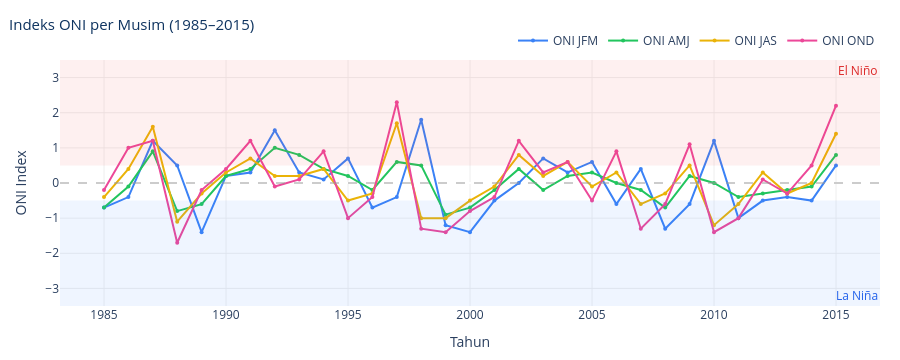

Notebook code cell kept with this figure:
### Markdown cell above
## 10. Time Series Indeks ONI per Musim (Tab 2)

Visualisasi Oceanic Niño Index (ONI) per musim dengan zona El Niño dan La Niña, identik dengan Tab 2.

### Code cell
fig_oni = go.Figure()
for s in SEASON_ORDER:
    if s in oni.columns:
        fig_oni.add_trace(go.Scatter(
            x=oni['Year'], y=oni[s],
            name=f"ONI {s}",
            line=dict(color=SEASON_COLORS[s], width=2),
            mode='lines+markers',
            marker=dict(size=4),
            hovertemplate=f'<b>ONI {s}</b><br>Tahun: %{{x}}<br>ONI: %{{y:.2f}}<extra></extra>'
        ))

# El Niño / La Niña bands
fig_oni.add_hrect(y0=0.5, y1=3.5, fillcolor='rgba(239,68,68,0.08)',
                  annotation_text="El Niño", annotation_position="top right",
                  annotation_font_color='#dc2626', line_width=0)
fig_oni.add_hrect(y0=-3.5, y1=-0.5, fillcolor='rgba(59,130,246,0.08)',
                  annotation_text="La Niña", annotation_position="bottom right",
                  annotation_font_color='#2563eb', line_width=0)
fig_oni.add_hline(y=0, line_dash='dash', line_color='#999', line_width=1)

fig_oni.update_layout(
    title=dict(text='Indeks ONI per Musim (1985–2015)',
               font=dict(size=15, color='#0f3460'), x=0.01),
    xaxis=dict(title='Tahun', showgrid=True, gridcolor='#eee'),
    yaxis=dict(title='ONI Index', showgrid=True, gridcolor='#eee'),
    plot_bgcolor='white',
    paper_bgcolor='white',
    legend=dict(orientation='h', yanchor='bottom', y=1.02, xanchor='right', x=1),
    height=360,
    margin=dict(l=60, r=20, t=60, b=50),
    hovermode='x unified'
)
fig_oni.show()

### Figure 1 — Plotly figure (JSON) as saved in the notebook; plotly's stock layout.template omitted (floating-point values rounded to 4 significant figures)
{"data": [{"hovertemplate": "<b>ONI JFM</b><br>Tahun: %{x}<br>ONI: %{y:.2f}<extra></extra>", "line": {"color": "#3b82f6", "width": 2}, "marker": {"size": 4}, "mode": "lines+markers", "name": "ONI JFM", "type": "scatter", "x": [1985, 1986, 1987, 1988, 1989, 1990, 1991, 1992, 1993, 1994, 1995, 1996, 1997, 1998, 1999, 2000, 2001, 2002, 2003, 2004, 2005, 2006, 2007, 2008, 2009, 2010, 2011, 2012, 2013, 2014, 2015], "y": [-0.7, -0.4, 1.2, 0.5, -1.4, 0.2, 0.3, 1.5, 0.3, 0.1, 0.7, -0.7, -0.4, 1.8, -1.2, -1.4, -0.5, 0.0, 0.7, 0.3, 0.6, -0.6, 0.4, -1.3, -0.6, 1.2, -1.0, -0.5, -0.4, -0.5, 0.5]}, {"hovertemplate": "<b>ONI AMJ</b><br>Tahun: %{x}<br>ONI: %{y:.2f}<extra></extra>", "line": {"color": "#22c55e", "width": 2}, "marker": {"size": 4}, "mode": "lines+markers", "name": "ONI AMJ", "type": "scatter", "x": [1985, 1986, 1987, 1988, 1989, 1990, 1991, 1992, 1993, 1994, 1995, 1996, 1997, 1998, 1999, 2000, 2001, 2002, 2003, 2004, 2005, 2006, 2007, 2008, 2009, 2010, 2011, 2012, 2013, 2014, 2015], "y": [-0.7, -0.1, 0.9, -0.8, -0.6, 0.2, 0.4, 1.0, 0.8, 0.4, 0.2, -0.2, 0.6, 0.5, -0.9, -0.7, -0.2, 0.4, -0.2, 0.2, 0.3, 0.0, -0.2, -0.7, 0.2, 0.0, -0.4, -0.3, -0.2, -0.1, 0.8]}, {"hovertemplate": "<b>ONI JAS</b><br>Tahun: %{x}<br>ONI: %{y:.2f}<extra></extra>", "line": {"color": "#eab308", "width": 2}, "marker": {"size": 4}, "mode": "lines+markers", "name": "ONI JAS", "type": "scatter", "x": [1985, 1986, 1987, 1988, 1989, 1990, 1991, 1992, 1993, 1994, 1995, 1996, 1997, 1998, 1999, 2000, 2001, 2002, 2003, 2004, 2005, 2006, 2007, 2008, 2009, 2010, 2011, 2012, 2013, 2014, 2015], "y": [-0.4, 0.4, 1.6, -1.1, -0.3, 0.3, 0.7, 0.2, 0.2, 0.4, -0.5, -0.3, 1.7, -1.0, -1.0, -0.5, -0.1, 0.8, 0.2, 0.6, -0.1, 0.3, -0.6, -0.3, 0.5, -1.2, -0.6, 0.3, -0.3, 0.0, 1.4]}, {"hovertemplate": "<b>ONI OND</b><br>Tahun: %{x}<br>ONI: %{y:.2f}<extra></extra>", "line": {"color": "#ec4899", "width": 2}, "marker": {"size": 4}, "mode": "lines+markers", "name": "ONI OND", "type": "scatter", "x": [1985, 1986, 1987, 1988, 1989, 1990, 1991, 1992, 1993, 1994, 1995, 1996, 1997, 1998, 1999, 2000, 2001, 2002, 2003, 2004, 2005, 2006, 2007, 2008, 2009, 2010, 2011, 2012, 2013, 2014, 2015], "y": [-0.2, 1.0, 1.2, -1.7, -0.2, 0.4, 1.2, -0.1, 0.1, 0.9, -1.0, -0.4, 2.3, -1.3, -1.4, -0.8, -0.4, 1.2, 0.3, 0.6, -0.5, 0.9, -1.3, -0.6, 1.1, -1.4, -1.0, 0.1, -0.3, 0.5, 2.2]}], "layout": {"annotations": [{"font": {"color": "#dc2626"}, "showarrow": false, "text": "El Niño", "x": 1, "xanchor": "right", "xref": "x domain", "y": 3.5, "yanchor": "top", "yref": "y"}, {"font": {"color": "#2563eb"}, "showarrow": false, "text": "La Niña", "x": 1, "xanchor": "right", "xref": "x domain", "y": -3.5, "yanchor": "bottom", "yref": "y"}], "height": 360, "hovermode": "x unified", "legend": {"orientation": "h", "x": 1, "xanchor": "right", "y": 1.02, "yanchor": "bottom"}, "margin": {"b": 50, "l": 60, "r": 20, "t": 60}, "paper_bgcolor": "white", "plot_bgcolor": "white", "shapes": [{"fillcolor": "rgba(239,68,68,0.08)", "line": {"width": 0}, "type": "rect", "x0": 0, "x1": 1, "xref": "x domain", "y0": 0.5, "y1": 3.5, "yref": "y"}, {"fillcolor": "rgba(59,130,246,0.08)", "line": {"width": 0}, "type": "rect", "x0": 0, "x1": 1, "xref": "x domain", "y0": -3.5, "y1": -0.5, "yref": "y"}, {"line": {"color": "#999", "dash": "dash", "width": 1}, "type": "line", "x0": 0, "x1": 1, "xref": "x domain", "y0": 0, "y1": 0, "yref": "y"}], "title": {"font": {"color": "#0f3460", "size": 15}, "text": "Indeks ONI per Musim (1985–2015)", "x": 0.01}, "xaxis": {"gridcolor": "#eee", "showgrid": true, "title": {"text": "Tahun"}}, "yaxis": {"gridcolor": "#eee", "showgrid": true, "title": {"text": "ONI Index"}}}}
